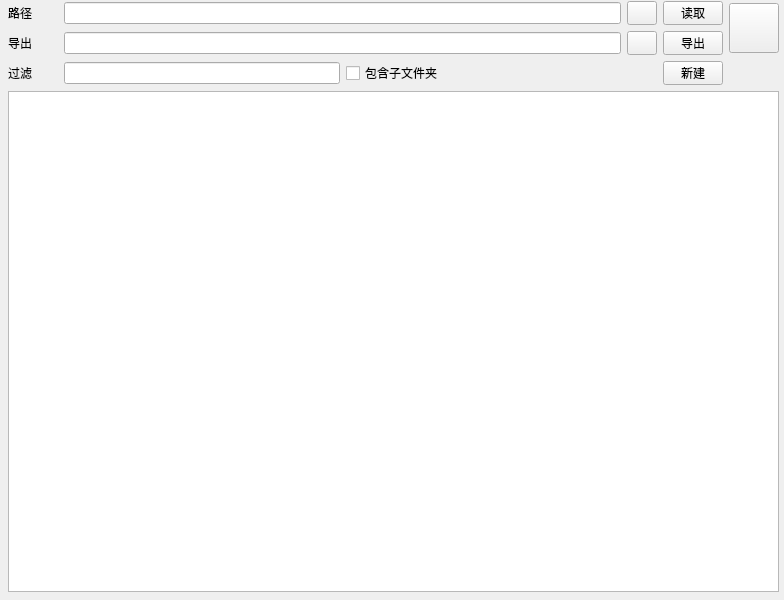
<?xml version="1.0" encoding="UTF-8"?>
<ui version="4.0">
 <class>Widget</class>
 <widget class="QWidget" name="Widget">
  <property name="geometry">
   <rect>
    <x>0</x>
    <y>0</y>
    <width>784</width>
    <height>600</height>
   </rect>
  </property>
  <property name="windowTitle">
   <string>主窗口</string>
  </property>
  <widget class="QWidget" name="">
   <property name="geometry">
    <rect>
     <x>8</x>
     <y>1</y>
     <width>771</width>
     <height>591</height>
    </rect>
   </property>
   <layout class="QGridLayout" name="gridLayout">
    <item row="0" column="0">
     <widget class="QLabel" name="label">
      <property name="minimumSize">
       <size>
        <width>50</width>
        <height>0</height>
       </size>
      </property>
      <property name="maximumSize">
       <size>
        <width>50</width>
        <height>16777215</height>
       </size>
      </property>
      <property name="text">
       <string>路径</string>
      </property>
     </widget>
    </item>
    <item row="0" column="1" colspan="2">
     <widget class="QLineEdit" name="txtFolder"/>
    </item>
    <item row="0" column="3">
     <widget class="QPushButton" name="btnChoose1">
      <property name="minimumSize">
       <size>
        <width>30</width>
        <height>24</height>
       </size>
      </property>
      <property name="maximumSize">
       <size>
        <width>30</width>
        <height>24</height>
       </size>
      </property>
      <property name="styleSheet">
       <string notr="true"/>
      </property>
      <property name="text">
       <string/>
      </property>
      <property name="icon">
       <iconset>
        <normaloff>:/Images/search.png</normaloff>:/Images/search.png</iconset>
      </property>
     </widget>
    </item>
    <item row="0" column="4">
     <widget class="QPushButton" name="btnRead1">
      <property name="minimumSize">
       <size>
        <width>60</width>
        <height>24</height>
       </size>
      </property>
      <property name="maximumSize">
       <size>
        <width>60</width>
        <height>24</height>
       </size>
      </property>
      <property name="text">
       <string>读取</string>
      </property>
     </widget>
    </item>
    <item row="0" column="5" rowspan="2">
     <widget class="QPushButton" name="btnSetting">
      <property name="sizePolicy">
       <sizepolicy hsizetype="Minimum" vsizetype="Minimum">
        <horstretch>0</horstretch>
        <verstretch>0</verstretch>
       </sizepolicy>
      </property>
      <property name="minimumSize">
       <size>
        <width>50</width>
        <height>50</height>
       </size>
      </property>
      <property name="maximumSize">
       <size>
        <width>50</width>
        <height>50</height>
       </size>
      </property>
      <property name="text">
       <string/>
      </property>
      <property name="icon">
       <iconset>
        <normaloff>:/Images/setting.png</normaloff>:/Images/setting.png</iconset>
      </property>
      <property name="iconSize">
       <size>
        <width>30</width>
        <height>30</height>
       </size>
      </property>
     </widget>
    </item>
    <item row="1" column="0">
     <widget class="QLabel" name="label_2">
      <property name="text">
       <string>导出</string>
      </property>
     </widget>
    </item>
    <item row="1" column="1" colspan="2">
     <widget class="QLineEdit" name="txtExport"/>
    </item>
    <item row="1" column="3">
     <widget class="QPushButton" name="btnChoose2">
      <property name="minimumSize">
       <size>
        <width>30</width>
        <height>24</height>
       </size>
      </property>
      <property name="maximumSize">
       <size>
        <width>30</width>
        <height>24</height>
       </size>
      </property>
      <property name="text">
       <string/>
      </property>
      <property name="icon">
       <iconset>
        <normaloff>:/Images/search.png</normaloff>:/Images/search.png</iconset>
      </property>
     </widget>
    </item>
    <item row="1" column="4">
     <widget class="QPushButton" name="btnRead2">
      <property name="minimumSize">
       <size>
        <width>60</width>
        <height>24</height>
       </size>
      </property>
      <property name="maximumSize">
       <size>
        <width>60</width>
        <height>24</height>
       </size>
      </property>
      <property name="text">
       <string>导出</string>
      </property>
     </widget>
    </item>
    <item row="2" column="0">
     <widget class="QLabel" name="label_3">
      <property name="text">
       <string>过滤</string>
      </property>
     </widget>
    </item>
    <item row="2" column="1">
     <widget class="QLineEdit" name="txtFilter"/>
    </item>
    <item row="2" column="2">
     <widget class="QCheckBox" name="cbSubFolder">
      <property name="text">
       <string>包含子文件夹</string>
      </property>
     </widget>
    </item>
    <item row="2" column="4">
     <widget class="QPushButton" name="btnNew">
      <property name="minimumSize">
       <size>
        <width>60</width>
        <height>24</height>
       </size>
      </property>
      <property name="maximumSize">
       <size>
        <width>60</width>
        <height>24</height>
       </size>
      </property>
      <property name="text">
       <string>新建</string>
      </property>
     </widget>
    </item>
    <item row="3" column="0" colspan="6">
     <widget class="QTableView" name="tableView">
      <property name="sizePolicy">
       <sizepolicy hsizetype="Expanding" vsizetype="Expanding">
        <horstretch>1</horstretch>
        <verstretch>0</verstretch>
       </sizepolicy>
      </property>
     </widget>
    </item>
   </layout>
  </widget>
 </widget>
 <resources/>
 <connections/>
</ui>
